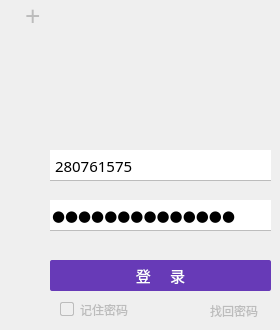
    <widget class="QWidget" name="page">
     <property name="palette">
      <palette>
       <active>
        <colorrole role="AlternateBase">
         <brush brushstyle="SolidPattern">
          <color alpha="255">
           <red>255</red>
           <green>255</green>
           <blue>255</blue>
          </color>
         </brush>
        </colorrole>
       </active>
       <inactive>
        <colorrole role="AlternateBase">
         <brush brushstyle="SolidPattern">
          <color alpha="255">
           <red>255</red>
           <green>255</green>
           <blue>255</blue>
          </color>
         </brush>
        </colorrole>
       </inactive>
       <disabled>
        <colorrole role="AlternateBase">
         <brush brushstyle="SolidPattern">
          <color alpha="255">
           <red>255</red>
           <green>255</green>
           <blue>255</blue>
          </color>
         </brush>
        </colorrole>
       </disabled>
      </palette>
     </property>
     <property name="styleSheet">
      <string notr="true"/>
     </property>
     <widget class="QComboBox" name="m_userNameCom">
      <property name="geometry">
       <rect>
        <x>50</x>
        <y>150</y>
        <width>221</width>
        <height>31</height>
       </rect>
      </property>
      <property name="font">
       <font>
        <family>微软雅黑</family>
        <pointsize>11</pointsize>
        <weight>50</weight>
        <italic>false</italic>
        <bold>false</bold>
       </font>
      </property>
      <property name="cursor">
       <cursorShape>SizeVerCursor</cursorShape>
      </property>
      <property name="styleSheet">
       <string notr="true">QComboBox {
    border: none;  
    border-bottom:1px solid;
    border-bottom-color:rgb(188, 188, 188);
	font: 11pt &quot;微软雅黑&quot;;
}
QComboBox:hover{
       
	border-bottom-color: rgb(103, 58, 183);
}
QComboBox::QAbstractItemView::item
{
    height:40px;
}

QComboBox::drop-down {	
   background:transparent;
    subcontrol-position: top right; 
    width: 30px;
    height:40px;   
}
QComboBox::drop-down {	
 border-image:url(Resources/down-arrow.png)
   
}
QComboBox::drop-down:hover {	
 border-image:url(Resources/down-arrow-hover.png)
   
}
QComboBox::drop-down:focus{	
 border-image:url(Resources/down-arrow-pressed.png)
   
}
QComboBox::down-arrow:on
{
  border-image:url(Resources/down-arrow-pressed.png)；
}



</string>
      </property>
      <property name="editable">
       <bool>false</bool>
      </property>
      <property name="currentText">
       <string>280761575</string>
      </property>
      <property name="maxCount">
       <number>10</number>
      </property>
      <property name="iconSize">
       <size>
        <width>20</width>
        <height>20</height>
       </size>
      </property>
      <item>
       <property name="text">
        <string>280761575</string>
       </property>
      </item>
     </widget>
     <widget class="QLineEdit" name="m_passwordlineedit">
      <property name="geometry">
       <rect>
        <x>50</x>
        <y>200</y>
        <width>221</width>
        <height>31</height>
       </rect>
      </property>
      <property name="palette">
       <palette>
        <active/>
        <inactive/>
        <disabled/>
       </palette>
      </property>
      <property name="font">
       <font>
        <family>微软雅黑</family>
        <pointsize>11</pointsize>
        <weight>50</weight>
        <italic>false</italic>
        <bold>false</bold>
       </font>
      </property>
      <property name="styleSheet">
       <string notr="true">QLineEdit{
	font: 11pt &quot;微软雅黑&quot;;
    border: none;  
    border-bottom:1px solid;   
	border-bottom-color: rgb(189, 189, 189);
}
QLineEdit:hover {
	
	border-bottom-color: rgb(103, 58, 183);
}

</string>
      </property>
      <property name="text">
       <string>libingzhi5241.</string>
      </property>
      <property name="maxLength">
       <number>22</number>
      </property>
      <property name="echoMode">
       <enum>QLineEdit::Password</enum>
      </property>
     </widget>
     <widget class="QCheckBox" name="m_rememberpw">
      <property name="geometry">
       <rect>
        <x>60</x>
        <y>300</y>
        <width>91</width>
        <height>19</height>
       </rect>
      </property>
      <property name="font">
       <font>
        <family>Adobe Arabic</family>
        <pointsize>9</pointsize>
       </font>
      </property>
      <property name="autoFillBackground">
       <bool>false</bool>
      </property>
      <property name="styleSheet">
       <string notr="true">QCheckBox{  
	  
    color:rgb(188, 188, 188)    
}
QCheckBox::indicator {
    border: 1px solid rgb(188, 188, 188);
	border-radius:2px;
}
QCheckBox::indicator:hover {
    
    border: 1px solid rgb(91, 91, 91) ;
}
QCheckBox::indicator:checked {background-color:black}
QCheckBox:hover {
        color:rgb(91, 91, 91);
}</string>
      </property>
      <property name="text">
       <string>记住密码</string>
      </property>
      <property name="checkable">
       <bool>true</bool>
      </property>
      <property name="checked">
       <bool>false</bool>
      </property>
      <property name="tristate">
       <bool>false</bool>
      </property>
     </widget>
     <widget class="QLabel" name="m_searchpw">
      <property name="geometry">
       <rect>
        <x>210</x>
        <y>300</y>
        <width>51</width>
        <height>21</height>
       </rect>
      </property>
      <property name="font">
       <font>
        <family>Adobe 黑体 Std R</family>
        <pointsize>9</pointsize>
        <weight>50</weight>
        <italic>false</italic>
        <bold>false</bold>
       </font>
      </property>
      <property name="styleSheet">
       <string notr="true">QWidget{
font: 9pt &quot;Adobe 黑体 Std R&quot;;
color:rgb(188, 188, 188)
}
QWidget:hover{
color: rgb(91, 91, 91)
}



</string>
      </property>
      <property name="frameShape">
       <enum>QFrame::NoFrame</enum>
      </property>
      <property name="frameShadow">
       <enum>QFrame::Plain</enum>
      </property>
      <property name="lineWidth">
       <number>1</number>
      </property>
      <property name="text">
       <string>找回密码</string>
      </property>
      <property name="textFormat">
       <enum>Qt::AutoText</enum>
      </property>
      <property name="scaledContents">
       <bool>false</bool>
      </property>
     </widget>
     <widget class="QLabel" name="m_registaccount">
      <property name="geometry">
       <rect>
        <x>25</x>
        <y>0</y>
        <width>21</width>
        <height>31</height>
       </rect>
      </property>
      <property name="font">
       <font>
        <family>黑体</family>
        <pointsize>20</pointsize>
        <weight>50</weight>
        <italic>false</italic>
        <bold>false</bold>
       </font>
      </property>
      <property name="styleSheet">
       <string notr="true">QWidget{
font: 20pt &quot;黑体&quot;;
color:rgb(188, 188, 188)
}


</string>
      </property>
      <property name="text">
       <string>+</string>
      </property>
     </widget>
     <widget class="QPushButton" name="m_pLoginButton">
      <property name="geometry">
       <rect>
        <x>50</x>
        <y>260</y>
        <width>221</width>
        <height>31</height>
       </rect>
      </property>
      <property name="palette">
       <palette>
        <active>
         <colorrole role="Button">
          <brush brushstyle="SolidPattern">
           <color alpha="255">
            <red>103</red>
            <green>58</green>
            <blue>183</blue>
           </color>
          </brush>
         </colorrole>
         <colorrole role="ButtonText">
          <brush brushstyle="SolidPattern">
           <color alpha="255">
            <red>255</red>
            <green>255</green>
            <blue>255</blue>
           </color>
          </brush>
         </colorrole>
         <colorrole role="Base">
          <brush brushstyle="SolidPattern">
           <color alpha="255">
            <red>103</red>
            <green>58</green>
            <blue>183</blue>
           </color>
          </brush>
         </colorrole>
         <colorrole role="Window">
          <brush brushstyle="SolidPattern">
           <color alpha="255">
            <red>103</red>
            <green>58</green>
            <blue>183</blue>
           </color>
          </brush>
         </colorrole>
        </active>
        <inactive>
         <colorrole role="Button">
          <brush brushstyle="SolidPattern">
           <color alpha="255">
            <red>103</red>
            <green>58</green>
            <blue>183</blue>
           </color>
          </brush>
         </colorrole>
         <colorrole role="ButtonText">
          <brush brushstyle="SolidPattern">
           <color alpha="255">
            <red>255</red>
            <green>255</green>
            <blue>255</blue>
           </color>
          </brush>
         </colorrole>
         <colorrole role="Base">
          <brush brushstyle="SolidPattern">
           <color alpha="255">
            <red>103</red>
            <green>58</green>
            <blue>183</blue>
           </color>
          </brush>
         </colorrole>
         <colorrole role="Window">
          <brush brushstyle="SolidPattern">
           <color alpha="255">
            <red>103</red>
            <green>58</green>
            <blue>183</blue>
           </color>
          </brush>
         </colorrole>
        </inactive>
        <disabled>
         <colorrole role="Button">
          <brush brushstyle="SolidPattern">
           <color alpha="255">
            <red>103</red>
            <green>58</green>
            <blue>183</blue>
           </color>
          </brush>
         </colorrole>
         <colorrole role="ButtonText">
          <brush brushstyle="SolidPattern">
           <color alpha="255">
            <red>120</red>
            <green>120</green>
            <blue>120</blue>
           </color>
          </brush>
         </colorrole>
         <colorrole role="Base">
          <brush brushstyle="SolidPattern">
           <color alpha="255">
            <red>103</red>
            <green>58</green>
            <blue>183</blue>
           </color>
          </brush>
         </colorrole>
         <colorrole role="Window">
          <brush brushstyle="SolidPattern">
           <color alpha="255">
            <red>103</red>
            <green>58</green>
            <blue>183</blue>
           </color>
          </brush>
         </colorrole>
        </disabled>
       </palette>
      </property>
      <property name="font">
       <font>
        <family>微软雅黑</family>
        <pointsize>11</pointsize>
        <weight>50</weight>
        <italic>false</italic>
        <bold>false</bold>
       </font>
      </property>
      <property name="styleSheet">
       <string notr="true">QPushButton{
	font: 11pt &quot;微软雅黑&quot;;
	border : none;
	border-radius:2px;
	background-color: rgb(103, 58, 183);
}
QPushButton:hover{
	background-color: rgb(255, 193, 7);
}</string>
      </property>
      <property name="text">
       <string notr="true">登     录</string>
      </property>
      <property name="shortcut">
       <string/>
      </property>
      <property name="flat">
       <bool>false</bool>
      </property>
     </widget>
     <widget class="QLabel" name="qLabel_HeadIcon">
      <property name="geometry">
       <rect>
        <x>130</x>
        <y>60</y>
        <width>48</width>
        <height>48</height>
       </rect>
      </property>
      <property name="palette">
       <palette>
        <active>
         <colorrole role="Base">
          <brush brushstyle="SolidPattern">
           <color alpha="255">
            <red>255</red>
            <green>255</green>
            <blue>255</blue>
           </color>
          </brush>
         </colorrole>
        </active>
        <inactive>
         <colorrole role="Base">
          <brush brushstyle="SolidPattern">
           <color alpha="255">
            <red>255</red>
            <green>255</green>
            <blue>255</blue>
           </color>
          </brush>
         </colorrole>
        </inactive>
        <disabled>
         <colorrole role="Base">
          <brush brushstyle="SolidPattern">
           <color alpha="255">
            <red>103</red>
            <green>58</green>
            <blue>183</blue>
           </color>
          </brush>
         </colorrole>
        </disabled>
       </palette>
      </property>
      <property name="styleSheet">
       <string notr="true">min-width:     48px;     
background-image: url(:/new/prefix1/Resources/QQImage.png);
min-height:    48px;     
max-width:     48px;     
max-height:   48px;    
border-radius: 24px;         

</string>
      </property>
      <property name="text">
       <string/>
      </property>
     </widget>
    </widget>
